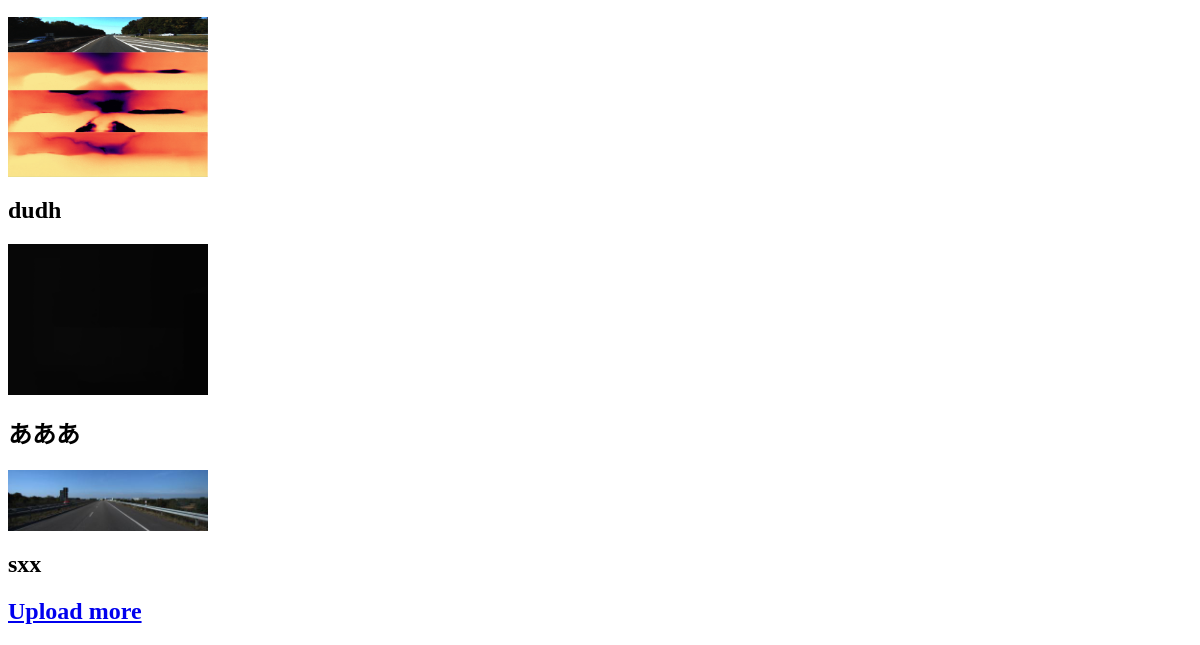
/imagePost/showall/ (lower part), run on an earlier commit of the app's database.
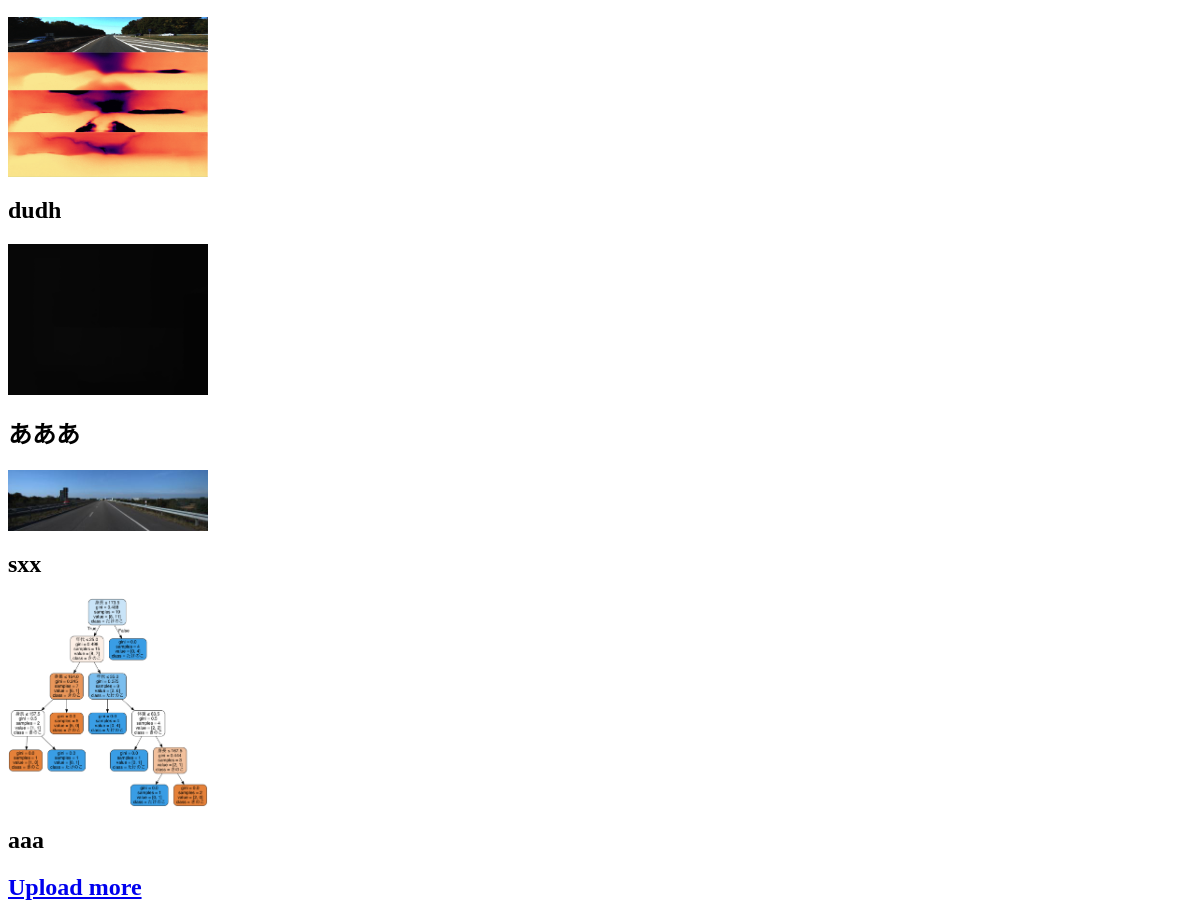
And on a later commit of the database.
### imagePost/models.py (models this page shows, shortened)
class Image(models.Model):
    picture = models.ImageField(upload_to='images/')
    title = models.CharField(max_length=200)

### imagePost/views.py (the view)
# urls.py: path('showall/', views.showall, name='showall'),
def showall(request):
    images = Image.objects.all()
    context = {'images':images}
    return render(request, 'album/showall.html', context)

### imagePost/templates/album/showall.html (shortened to what this page needs)
{% for image in images %}
    <img src='{{ MEDIA_URL }}{{image.picture}}' width=200>
    <h2>{{ image.title }}</h2>
{% endfor %}
<h2><a href="{% url 'album:upload' %}">Upload more</a></h2>

What changed in the data, as far as the page shows it:
added Image: picture (picture), title "aaa"
